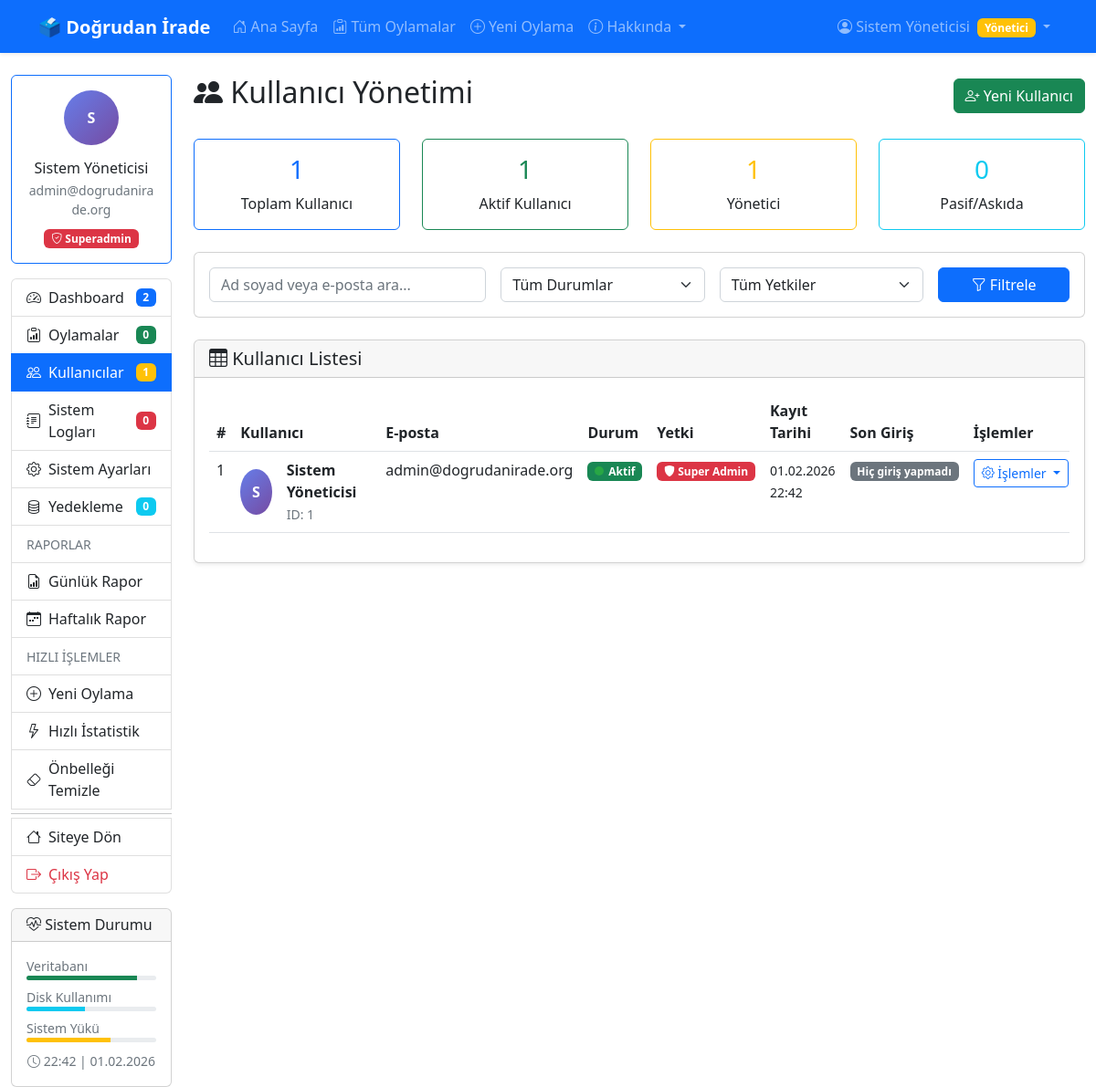
Page /admin/kullanicilar.php (signed in) on the committed database.
### tables this page shows
CREATE TABLE kullanicilar (
    id BIGINT PRIMARY KEY AUTO_INCREMENT,
    eposta VARCHAR(255) UNIQUE NOT NULL,
    sifre_hash VARCHAR(255) NOT NULL,
    ad_soyad VARCHAR(200) NOT NULL,
    tc_kimlik VARCHAR(11) UNIQUE COMMENT 'Güvenlik nedeniyle hashlenmiş olarak saklanabilir',
    telefon VARCHAR(20),
    dogum_tarihi DATE,
    kayit_tarihi DATETIME DEFAULT CURRENT_TIMESTAMP,
    son_giris_tarihi DATETIME,
    durum ENUM('aktif', 'pasif', 'askida') DEFAULT 'aktif',
    yetki_seviye ENUM('kullanici', 'yonetici', 'superadmin') DEFAULT 'kullanici',
    INDEX idx_eposta (eposta)
);

### config/datebase.php (called while the page is built, shortened)
<?php
class Database {
    private $host = 'localhost';
    private $db_name = 'dogrudan_irade';
    private $username = 'root';
    private $password = '';
    public function connect() {
        $this->conn = null;
        try {
            $this->conn = new PDO(
                "mysql:host=" . $this->host . ";dbname=" . $this->db_name . ";charset=utf8mb4",
                $this->username,
                $this->password
            );
            $this->conn->setAttribute(PDO::ATTR_ERRMODE, PDO::ERRMODE_EXCEPTION);
            $this->conn->setAttribute(PDO::ATTR_DEFAULT_FETCH_MODE, PDO::FETCH_ASSOC);
        } catch(PDOException $e) {
            error_log("Veritabanı bağlantı hatası: " . $e->getMessage());
            die("Veritabanına bağlanılamadı. Lütfen daha sonra tekrar deneyin.");
        }
        return $this->conn;
    }
    public function query($sql, $params = []) {
        $stmt = $this->connect()->prepare($sql);
        $stmt->execute($params);
        return $stmt;
    }
    public function singleValueQuery($sql, $params = []) {
        $stmt = $this->query($sql, $params);
        return $stmt->fetchColumn();
    }
}
?>

### admin/kullanicilar.php (the view, shortened to what this page needs)
<?php
$db = new Database();
$search = $_GET['search'] ?? '';
$sql = "SELECT * FROM kullanicilar WHERE 1=1";
$params = [];
$sql .= " ORDER BY kayit_tarihi DESC";
$kullanicilar = $db->query($sql, $params)->fetchAll();
$toplam_kullanici = $db->singleValueQuery("SELECT COUNT(*) FROM kullanicilar");
$yonetici_sayisi = $db->singleValueQuery("SELECT COUNT(*) FROM kullanicilar WHERE yetki_seviye IN ('yonetici', 'superadmin')");
?>
<!DOCTYPE html>
<html lang="tr">
<head>
    <link href="https://cdn.jsdelivr.net/npm/bootstrap@5.2.3/dist/css/bootstrap.min.css" rel="stylesheet">
    <link rel="stylesheet" href="https://cdn.jsdelivr.net/npm/bootstrap-icons@1.10.0/font/bootstrap-icons.css">
</head>
<body>
    <?php include '../includes/header.php'; ?>
    <div class="container-fluid mt-4">
        <div class="row">
            <?php include 'sidebar.php'; ?>
            <div class="col-lg-10">
                <div class="d-flex justify-content-between align-items-center mb-4">
                    <h2>
                        <i class="bi bi-people-fill"></i> Kullanıcı Yönetimi
                    </h2>
                    <a href="#" class="btn btn-success" data-bs-toggle="modal" data-bs-target="#yeniKullaniciModal">
                        <i class="bi bi-person-plus"></i> Yeni Kullanıcı
                    </a>
                </div>
                <div class="row mb-4">
                    <div class="col-md-3">
                        <div class="card text-center border-primary">
                            <div class="card-body">
                                <h3 class="card-title text-primary"><?= $toplam_kullanici ?></h3>
                                <p class="card-text">Toplam Kullanıcı</p>
                            </div>
                        </div>
                    </div>
                    <div class="col-md-3">
                        <div class="card text-center border-success">
                            <div class="card-body">
                                <h3 class="card-title text-success"><?= $aktif_kullanici ?></h3>
                                <p class="card-text">Aktif Kullanıcı</p>
                            </div>
                        </div>
                    </div>
                    <div class="col-md-3">
                        <div class="card text-center border-warning">
                            <div class="card-body">
                                <h3 class="card-title text-warning"><?= $yonetici_sayisi ?></h3>
                                <p class="card-text">Yönetici</p>
                            </div>
                        </div>
                    </div>
                    <div class="col-md-3">
                        <div class="card text-center border-info">
                            <div class="card-body">
                                <h3 class="card-title text-info">
                                    <?= $toplam_kullanici - $aktif_kullanici ?>
                                </h3>
                                <p class="card-text">Pasif/Askıda</p>
                            </div>
                        </div>
                    </div>
                </div>
                <div class="card mb-4">
                    <div class="card-body">
                        <form method="GET" class="row g-3">
                            <div class="col-md-4">
                                <input type="text" class="form-control" name="search"
                                       placeholder="Ad soyad veya e-posta ara..."
                                       value="<?= htmlspecialchars($search) ?>">
                            </div>
                            <div class="col-md-3">
                                <select class="form-select" name="durum">
                                    <option value="">Tüm Durumlar</option>
                                </select>
                            </div>
                            <div class="col-md-3">
                                <select class="form-select" name="yetki">
                                    <option value="">Tüm Yetkiler</option>
                                </select>
                            </div>
                            <div class="col-md-2">
                                <button type="submit" class="btn btn-primary w-100">
                                    <i class="bi bi-funnel"></i> Filtrele
                                </button>
                            </div>
                        </form>
                    </div>
                </div>
                <div class="card shadow-sm">
                    <div class="card-header">
                        <h5 class="mb-0">
                            <i class="bi bi-table"></i> Kullanıcı Listesi
                        </h5>
                    </div>
                    <div class="card-body">
                        <div class="table-responsive">
                            <table class="table table-hover">
                                <thead>
                                    <tr>
                                        <th>#</th>
                                        <th>Kullanıcı</th>
                                        <th>E-posta</th>
                                        <th>Durum</th>
                                        <th>Yetki</th>
                                        <th>Kayıt Tarihi</th>
                                        <th>Son Giriş</th>
                                        <th>İşlemler</th>
                                    </tr>
                                </thead>
                                <tbody>
                                    <?php foreach ($kullanicilar as $kullanici):
                                        $ad_soyad = $kullanici['ad_soyad'];
                                        $bas_harf = mb_substr($ad_soyad, 0, 1);
                                        $durum_badge = match($kullanici['durum']) {
                                            'aktif' => '<span class="badge bg-success"><span class="status-dot status-aktif"></span>Aktif</span>',
                                            'pasif' => '<span class="badge bg-danger"><span class="status-dot status-pasif"></span>Pasif</span>',
                                            'askida' => '<span class="badge bg-warning"><span class="status-dot status-askida"></span>Askıda</span>',
                                            default => '<span class="badge bg-secondary">Bilinmiyor</span>'
                                        };
                                        $yetki_badge = match($kullanici['yetki_seviye']) {
                                            'superadmin' => '<span class="badge bg-danger"><i class="bi bi-shield-fill"></i> Super Admin</span>',
                                            'yonetici' => '<span class="badge bg-warning"><i class="bi bi-shield"></i> Yönetici</span>',
                                            default => '<span class="badge bg-secondary">Kullanıcı</span>'
                                        };
                                    ?>
                                        <tr>
                                            <td><?= $kullanici['id'] ?></td>
                                            <td>
                                                <div class="d-flex align-items-center">
                                                    <div class="user-avatar me-3">
                                                        <?= $bas_harf ?>
                                                    </div>
                                                    <div>
                                                        <strong><?= htmlspecialchars($ad_soyad) ?></strong><br>
                                                        <small class="text-muted">ID: <?= $kullanici['id'] ?></small>
                                                    </div>
                                                </div>
                                            </td>
                                            <td><?= htmlspecialchars($kullanici['eposta']) ?></td>
                                            <td><?= $durum_badge ?></td>
                                            <td><?= $yetki_badge ?></td>
                                            <td>
                                                <small>
                                                    <?= date('d.m.Y', strtotime($kullanici['kayit_tarihi'])) ?><br>
                                                    <?= date('H:i', strtotime($kullanici['kayit_tarihi'])) ?>
                                                </small>
                                            </td>
                                            <td>
                                                <?php if ($kullanici['son_giris_tarihi']): ?>
                                                    <small>
                                                        <?= date('d.m.Y', strtotime($kullanici['son_giris_tarihi'])) ?><br>
                                                        <?= date('H:i', strtotime($kullanici['son_giris_tarihi'])) ?>
                                                    </small>
                                                <?php else: ?>
                                                    <span class="badge bg-secondary">Hiç giriş yapmadı</span>
                                                <?php endif; ?>
                                            </td>
                                            <td>
                                                <div class="dropdown">
                                                    <button class="btn btn-sm btn-outline-primary dropdown-toggle"
                                                            type="button" data-bs-toggle="dropdown">
                                                        <i class="bi bi-gear"></i> İşlemler
                                                    </button>
                                                </div>
                                            </td>
                                        </tr>
                                    <?php endforeach; ?>
                                </tbody>
                            </table>
                        </div>
                    </div>
                </div>
            </div>
        </div>
    </div>
</body>
</html>

### admin/kullanicilar.php (style rules this page uses)
.user-avatar { width: 50px; height: 50px; border-radius: 50%; background: linear-gradient(135deg, #667eea 0%, #764ba2 100%); color: white; display: flex; align-items: center; justify-content: center; font-weight: bold; }
.status-dot { width: 10px; height: 10px; border-radius: 50%; display: inline-block; margin-right: 5px; }
.status-aktif { background-color: #28a745; }

### rows in the picture
kullanicilar: id "1", ad_soyad "S", ad_soyad "Sistem Yöneticisi", eposta "admin@dogrudanirade.org", durum "Aktif", yetki_seviye "Super Admin", kayit_tarihi "01.02.2026", kayit_tarihi "22:42", shows "Hiç giriş yapmadı"

### other values in the picture
$_SESSION['ad_soyad'] "Sistem Yöneticisi"
mb_substr($_SESSION['ad_soyad'], 0, 1) "S"
$_SESSION['eposta'] "admin@dogrudanirade.org"
$_SESSION['yetki_seviye'] "Superadmin"
$aktif_oy "2"
$sonuclanan "0"
$aktif_kullanici "1"
$bugun_log "0"
$backup_count "0"
$toplam_kullanici "1"
$yonetici_sayisi "1"
$toplam_kullanici - $aktif_kullanici "0"
